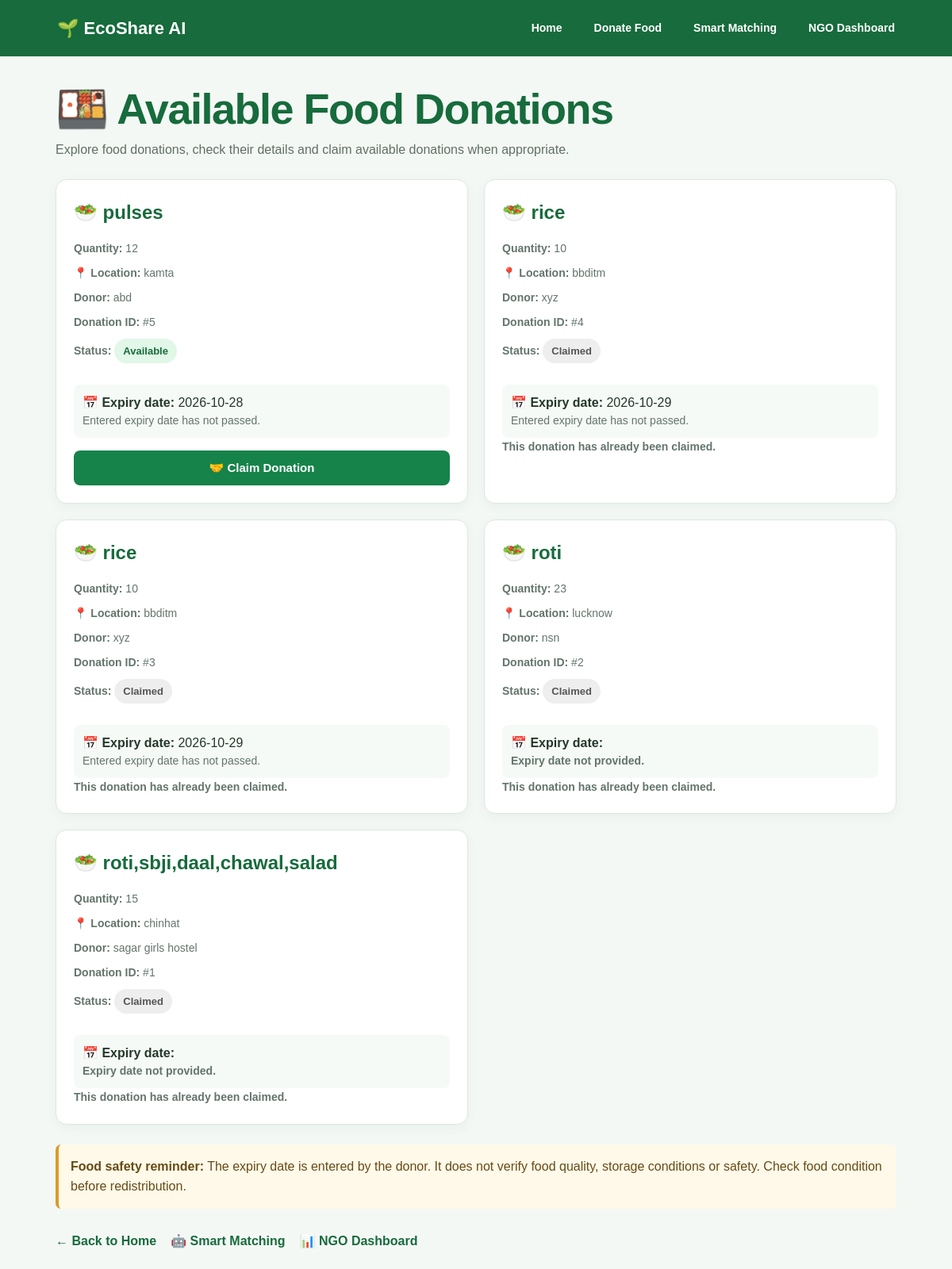
/donations, run on the app's committed database.
### tables this page shows
CREATE TABLE donations (
            id INTEGER PRIMARY KEY AUTOINCREMENT,
            food_name TEXT NOT NULL,
            quantity TEXT NOT NULL,
            location TEXT NOT NULL,
            donor_name TEXT NOT NULL,
            contact TEXT NOT NULL,
            status TEXT NOT NULL DEFAULT 'Available'
        , expiry_date TEXT);

### app.py (the view)
@app.route("/donations")
def donations():
    all_donations = get_all_donations()
    return render_template(
        "donations.html",
        donations=all_donations,
    )

### database.py (called while the page is built)
def get_connection():
    connection = sqlite3.connect(DB_PATH, timeout=10)
    connection.row_factory = sqlite3.Row
    connection.execute("PRAGMA foreign_keys = ON")
    return connection

def get_all_donations():
    with get_connection() as conn:
        rows = conn.execute("""
            SELECT *
            FROM donations
            ORDER BY id DESC
        """).fetchall()
        return [dict(row) for row in rows]

### templates/donations.html (shortened to what this page needs)
<!DOCTYPE html>
<html lang="en">
<head>
    <link rel="stylesheet"
          href="{{ url_for('static', filename='style.css') }}">
</head>
<body>
<header class="navbar">
    <h2>🌱 EcoShare AI</h2>
    <nav>
        <a href="{{ url_for('home') }}">Home</a>
        <a href="{{ url_for('donate') }}">Donate Food</a>
        <a href="{{ url_for('smart_matching') }}">Smart Matching</a>
        <a href="{{ url_for('ngo_dashboard') }}">NGO Dashboard</a>
    </nav>
</header>
<main class="container">
    <section class="page-heading">
        <h1>🍱 Available Food Donations</h1>
        <p>
            Explore food donations, check their details and claim
            available donations when appropriate.
        </p>
    </section>
    {% if donations %}
        <div class="donations-grid">
            {% for donation in donations %}
                {% set expiry = donation.get('expiry_date') %}
                {% set status = donation.get('status', 'Available') %}
                {% set is_expired = false %}
                {% if expiry and today_date is defined %}
                    {% if expiry < today_date %}
                        {% set is_expired = true %}
                    {% endif %}
                {% endif %}
                <article class="donation-card">
                    <h2>🥗 {{ donation.food_name }}</h2>
                    <p class="donation-detail">
                        <strong>Quantity:</strong>
                        {{ donation.quantity }}
                    </p>
                    <p class="donation-detail">
                        <strong>📍 Location:</strong>
                        {{ donation.location }}
                    </p>
                    <p class="donation-detail">
                        <strong>Donor:</strong>
                        {{ donation.donor_name }}
                    </p>
                    <p class="donation-detail">
                        <strong>Donation ID:</strong>
                        #{{ donation.id }}
                    </p>
                    <p class="donation-detail">
                        <strong>Status:</strong>
                        {% if status|lower == 'claimed' %}
                            <span class="status status-claimed">
                                Claimed
                            </span>
                        {% elif is_expired %}
                            <span class="status status-expired">
                                Past entered expiry date
                            </span>
                        {% else %}
                            <span class="status status-available">
                                {{ status }}
                            </span>
                        {% endif %}
                    </p>
                    <div class="expiry-note">
                        <strong>📅 Expiry date:</strong>
                        {% if expiry %}
                            {{ expiry }}
                            {% if is_expired %}
                                <p class="expiry-danger">
                                    This donation is past its entered
                                    expiry date. Do not distribute it.
                                </p>
                            {% elif expiry == today_date %}
                                <p class="expiry-warning">
                                    Entered expiry date is today.
                                    Check food condition carefully.
                                </p>
                            {% else %}
                                <p>Entered expiry date has not passed.</p>
                            {% endif %}
                        {% else %}
                            <p class="expiry-warning">
                                Expiry date not provided.
                            </p>
                        {% endif %}
                    </div>
                    {% if status|lower == 'available' and not is_expired %}
                        <form method="POST"
                              action="{{ url_for(
                                  'claim_donation_route',
                                  donation_id=donation.id
                              ) }}">
                            <button class="claim-button" type="submit">
                                🤝 Claim Donation
                            </button>
                        </form>
                    {% elif status|lower == 'claimed' %}
                        <p>
                            <strong>This donation has already been claimed.</strong>
                        </p>
                    {% else %}
                        <p class="expiry-danger">
                            This donation cannot be claimed because its
                            entered expiry date has passed.
                        </p>
                    {% endif %}
                </article>
            {% endfor %}
        </div>
    {% endif %}
    <div class="safety-note">
        <strong>Food safety reminder:</strong>
        The expiry date is entered by the donor. It does not verify
        food quality, storage conditions or safety. Check food condition
        before redistribution.
    </div>
    <div class="action-links">
        <a href="{{ url_for('home') }}">← Back to Home</a>
        <a href="{{ url_for('smart_matching') }}">🤖 Smart Matching</a>
        <a href="{{ url_for('ngo_dashboard') }}">📊 NGO Dashboard</a>
    </div>
</main>
</body>
</html>

### static/style.css (style rules this page uses)
* { margin: 0; padding: 0; box-sizing: border-box; }
:root { --green: #18794e; --light-green: #e8f5ec; --dark: #18352a; --muted: #63756b; --white: #ffffff; }
body { font-family: Arial, Helvetica, sans-serif; color: var(--dark); background: #fbfdfb; line-height: 1.6; }
a { text-decoration: none; color: inherit; }
.navbar { display: flex; align-items: center; justify-content: space-between; gap: 20px; padding: 20px 7%; background: white; border-bottom: 1px solid #e6eee8; }
nav { display: flex; flex-wrap: wrap; gap: 24px; }
nav a { color: #43564a; font-size: 14px; font-weight: 600; }
h1 { font-size: clamp(38px, 4.5vw, 60px); line-height: 1.12; margin: 22px 0; letter-spacing: -1.5px; }
.feature-card, .donation-card { border: 1px solid #e4eee6; border-radius: 16px; background: white; overflow: hidden; transition: 0.2s; }
.feature-card p, .donation-card p { color: var(--muted); font-size: 14px; }
.status { display: inline-block; background: var(--light-green); color: var(--green); padding: 4px 10px; border-radius: 20px; font-size: 11px; font-weight: 700; margin-bottom: 12px; }

### templates/donations.html (style rules this page uses)
* { box-sizing: border-box; }
body { margin: 0; font-family: Arial, sans-serif; background: #f4f8f5; color: #24382b; }
.navbar { background: #176b3c; color: white; padding: 18px 6%; display: flex; justify-content: space-between; align-items: center; gap: 15px; flex-wrap: wrap; }
.navbar h2 { margin: 0; font-size: 22px; }
.navbar a { color: white; text-decoration: none; margin-left: 16px; font-weight: bold; }
.container { max-width: 1100px; margin: 35px auto; padding: 0 20px; }
.page-heading { margin-bottom: 25px; }
.page-heading h1 { color: #176b3c; margin-bottom: 8px; }
.page-heading p { color: #607064; line-height: 1.6; }
.donations-grid { display: grid; grid-template-columns: repeat(2, minmax(0, 1fr)); gap: 20px; }
.donation-card { background: white; border: 1px solid #dce8df; border-radius: 14px; padding: 22px; box-shadow: 0 4px 14px rgba(20, 70, 40, 0.05); }
.donation-card h2 { margin-top: 0; margin-bottom: 15px; color: #176b3c; overflow-wrap: anywhere; }
.donation-detail { margin: 10px 0; line-height: 1.5; overflow-wrap: anywhere; }
.status { display: inline-block; padding: 6px 11px; border-radius: 20px; font-size: 13px; font-weight: bold; }
.status-available { color: #176b3c; background: #e1f7e8; }
.status-claimed { color: #555; background: #eeeeee; }
.expiry-note { margin-top: 15px; padding: 11px; background: #f6faf7; border-radius: 8px; line-height: 1.5; overflow-wrap: anywhere; }
.expiry-warning { color: #a45b00; font-weight: bold; }
.claim-button { width: 100%; margin-top: 16px; padding: 13px; border: none; border-radius: 8px; background: #16834a; color: white; font-size: 15px; font-weight: bold; cursor: pointer; }
.action-links { display: flex; gap: 18px; flex-wrap: wrap; margin: 28px 0; }
.action-links a { color: #176b3c; font-weight: bold; text-decoration: none; }
.safety-note { margin-top: 25px; padding: 15px; border-left: 4px solid #d89b28; background: #fff9e9; border-radius: 7px; line-height: 1.6; color: #674b14; }

### data on the page
donations: food_name "pulses", quantity "12", location "kamta", donor_name "abd", id "5", status "Available", expiry_date "2026-10-28", shows "Entered expiry date has not passed."
donations: food_name "rice", quantity "10", location "bbditm", donor_name "xyz", id "4", status "Claimed", expiry_date "2026-10-29", shows "Entered expiry date has not passed."
donations: food_name "rice", quantity "10", location "bbditm", donor_name "xyz", id "3", status "Claimed", expiry_date "2026-10-29", shows "Entered expiry date has not passed."
donations: food_name "roti", quantity "23", location "lucknow", donor_name "nsn", id "2", status "Claimed", shows "Expiry date not provided."
donations: food_name "roti,sbji,daal,chawal,salad", quantity "15", location "chinhat", donor_name "sagar girls hostel", id "1", status "Claimed", shows "Expiry date not provided."
